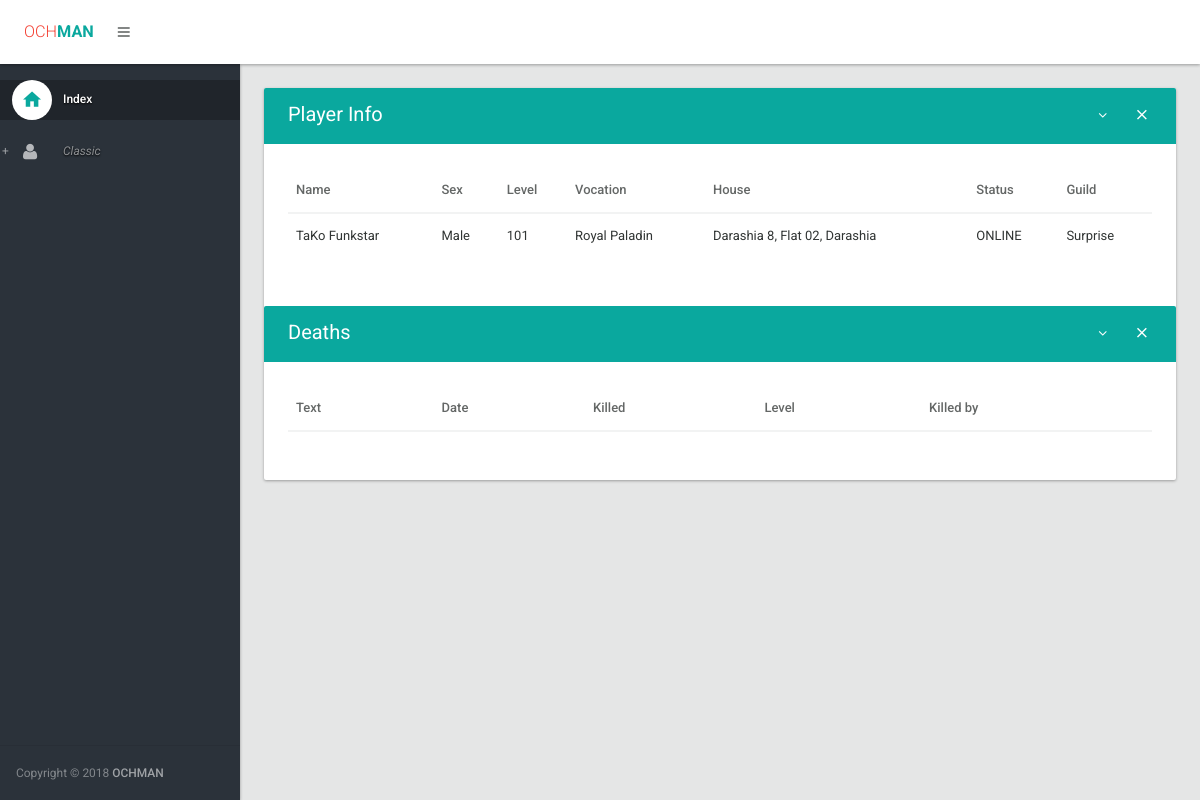
Screenshot of /stats/player/TaKo Funkstar/ with the database file from the repository.
### stats/models.py (models this page shows, shortened)
class Player(models.Model):
    SEX_CHOICES = (
        ("Male", "Male"),
        ("Female", "Female"),
    )
    VOCATION_CHOICES = (
        ('No Vocation', "No Vocation"),
        ("Knight", "Knight"),
        ("Paladin", "Paladin"),
        ("Druid", "Druid"),
        ("Sorcerer", "Sorcerer"),
        ("Elite Knight", "Elite Knight"),
        ("Royal Paladin", "Royal Paladin"),
        ("Elder Druid", "Elder Druid"),
        ("Master Sorcerer", "Master Sorcerer"),
    )
    ONLINE_CHOICES = (
        ("ONLINE", "ONLINE"),
        ("OFFLINE", "OFFLINE"),
    )
    name = models.CharField(max_length=100, unique=True)
    guild = models.CharField(max_length=50, null=True, blank=True)
    sex = models.CharField(choices=SEX_CHOICES, max_length=7)
    level = models.PositiveSmallIntegerField()
    vocation = models.CharField(choices=VOCATION_CHOICES, max_length=50)
    house = models.CharField(null=True, max_length=100, blank=True)
    status = models.CharField(choices=ONLINE_CHOICES, max_length=10)
    lastlogin = models.DateTimeField()
    comment = models.CharField(null=True, blank=True, max_length=500)

### stats/views.py (the view)
# urls.py: url(r'^player/(?P<player_name>.+)/$', views.player_details, name="player_details"),
def player_details(request, player_name):
    player = Player.objects.get(name=player_name)
    deaths = Deaths.objects.filter(killed=player)
    return render(request, 'player.html', {'player': player, 'deaths': deaths })

### stats/templates/player.html (shortened to what this page needs)
{% extends 'layout.html' %}
{% block body %}
                <section>
                    <div class="section-body">
                        <div class="row">
                            <div class="col-lg-12">
                                <div class="card">
                                    <div class="card-head style-primary">
                                        <header>Player Info</header>
                                        <div class="tools">
                                            <a class="btn btn-icon-toggle btn-collapse"><i class="fa fa-angle-down"></i></a>
                                            <a class="btn btn-icon-toggle btn-close"><i class="md md-close"></i></a>
                                        </div>
                                    </div>
                                    <div class="card-body">
                                        <div class="table-responsive">
                                            <table id="datatable3" class="table order-column">
                                                <thead>
                                                    <tr>
                                                        <th>Name</th>
                                                        <th>Sex</th>
                                                        <th>Level</th>
                                                        <th>Vocation</th>
                                                        <th>House</th>
                                                        <th>Status</th>
                                                        <th>Guild</th>
                                                    </tr>
                                                </thead>
                                                <tbody>
                                                        <tr class="gradeX">
                                                            <td>{{ player.name }}</td>
                                                            <td>{{ player.sex }}</td>
                                                            <td>{{ player.level }}</td>
                                                            <td>{{ player.vocation }}</td>
                                                            <td>{{ player.house }} </td>
                                                            <td>{{ player.status }} </td>
                                                            {% if player.guild %}
                                                                <td><a href="{% url 'guild_details' player.guild %}">{{ player.guild }} </td>
                                                            {% else %}
                                                                <td> ---- </td>
                                                            {% endif %}
                                                        </tr>
                                                </tbody>
                                            </table>
                                            </div>
                                        </div>
                                    <div class="card-head style-primary">
                                        <header>Deaths</header>
                                        <div class="tools">
                                            <a class="btn btn-icon-toggle btn-collapse"><i class="fa fa-angle-down"></i></a>
                                            <a class="btn btn-icon-toggle btn-close"><i class="md md-close"></i></a>
                                        </div>
                                    </div>
                                    <div class="card-body">
                                        <div class="table-responsive">
                                            <table id="datatable2" class="table order-column hover">
                                                <thead>
                                                    <tr>
                                                        <th>Text</th>
                                                        <th>Date</th>
                                                        <th>Killed</th>
                                                        <th>Level</th>
                                                        <th>Killed by</th>
                                                    </tr>
                                                </thead>
                                            </table>
                                        </div>
                                    </div>
                                </div>
                            </div>
                        </div>
                    </div>
                </section>
{% endblock %}

### rows the page displays
Player: name "TaKo Funkstar", sex "Male", level "101", vocation "Royal Paladin", house "Darashia 8, Flat 02, Darashia", status "ONLINE", guild "Surprise"
